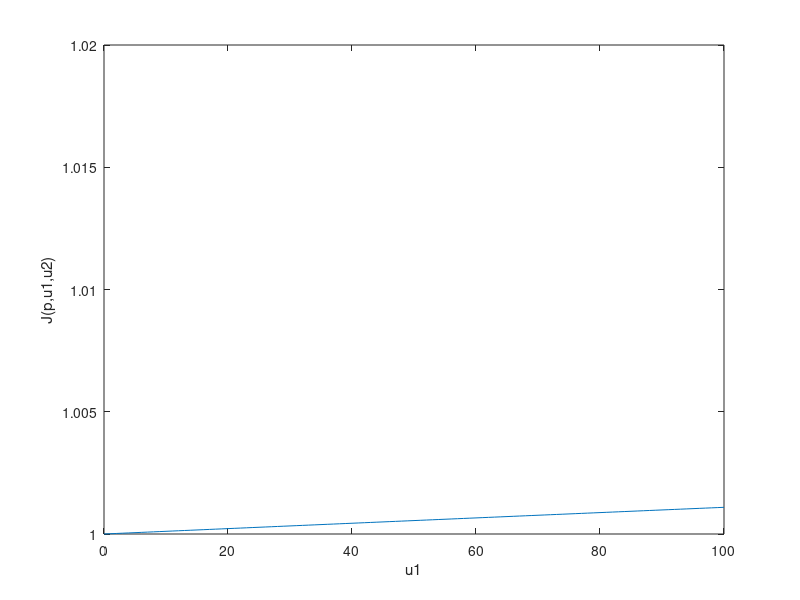

Source code (MATLAB):
% Compares the Anderson and Brockett convergence estimates for a 3-agent
% topology. 

clc;clear;
D = [-1 0 1;0 1 -1;1 -1 0];
Le = D'*D;
u1 = 0:1:100;
k = 1;
Le_T = Le(1:2,1:2);
[V,D] = eig(Le_T);
u2 = 100;
eig_Le_T = eig(Le_T);
p = 2;
eta_sq = 2*k*min(eig_Le_T)*u1./((1+sqrt(p)*norm(D)*u2)^2);

a = ((p*u2)^1.5*max(eig_Le_T))./(1+2*u1*min(eig_Le_T));
b = 2*u1*min(eig_Le_T)./(max(eig_Le_T)*(1+2*u1*min(eig_Le_T)));
o = -a+sqrt(a.^2+b);
J = (1-o.^2/max(eig(inv(D))))./(1-eta_sq);

% For multiple values of u2
plot(u1,J)
axis([0 100 1 1.02])
hold on;

% Correct plot
xlabel('u1') % x-axis label
ylabel('J(p,u1,u2)') % y-axis label

